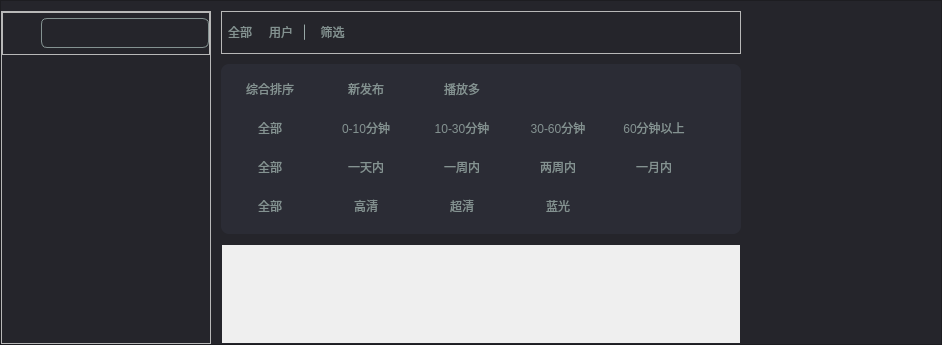
<?xml version="1.0" encoding="UTF-8"?>
<ui version="4.0">
 <class>ResultLists</class>
 <widget class="QWidget" name="ResultLists">
  <property name="geometry">
   <rect>
    <x>0</x>
    <y>0</y>
    <width>942</width>
    <height>345</height>
   </rect>
  </property>
  <property name="windowTitle">
   <string>Form</string>
  </property>
  <property name="styleSheet">
   <string notr="true"/>
  </property>
  <layout class="QVBoxLayout" name="verticalLayout_7">
   <property name="spacing">
    <number>0</number>
   </property>
   <property name="leftMargin">
    <number>0</number>
   </property>
   <property name="topMargin">
    <number>0</number>
   </property>
   <property name="rightMargin">
    <number>0</number>
   </property>
   <property name="bottomMargin">
    <number>0</number>
   </property>
   <item>
    <widget class="QFrame" name="frame_mask">
     <property name="styleSheet">
      <string notr="true">#frame_mask
{
background-color: rgb(37, 37, 43);
}</string>
     </property>
     <property name="frameShape">
      <enum>QFrame::StyledPanel</enum>
     </property>
     <property name="frameShadow">
      <enum>QFrame::Raised</enum>
     </property>
     <layout class="QVBoxLayout" name="verticalLayout_8">
      <property name="spacing">
       <number>10</number>
      </property>
      <property name="leftMargin">
       <number>0</number>
      </property>
      <property name="topMargin">
       <number>10</number>
      </property>
      <property name="rightMargin">
       <number>0</number>
      </property>
      <property name="bottomMargin">
       <number>0</number>
      </property>
      <item>
       <layout class="QHBoxLayout" name="horizontalLayout">
        <item>
         <widget class="QFrame" name="frame_left">
          <property name="minimumSize">
           <size>
            <width>210</width>
            <height>0</height>
           </size>
          </property>
          <property name="maximumSize">
           <size>
            <width>210</width>
            <height>16777215</height>
           </size>
          </property>
          <property name="frameShape">
           <enum>QFrame::StyledPanel</enum>
          </property>
          <property name="frameShadow">
           <enum>QFrame::Raised</enum>
          </property>
          <layout class="QVBoxLayout" name="verticalLayout_3">
           <property name="leftMargin">
            <number>0</number>
           </property>
           <property name="topMargin">
            <number>0</number>
           </property>
           <property name="rightMargin">
            <number>0</number>
           </property>
           <property name="bottomMargin">
            <number>0</number>
           </property>
           <item>
            <widget class="QFrame" name="frame_return">
             <property name="minimumSize">
              <size>
               <width>0</width>
               <height>43</height>
              </size>
             </property>
             <property name="maximumSize">
              <size>
               <width>16777215</width>
               <height>43</height>
              </size>
             </property>
             <property name="frameShape">
              <enum>QFrame::StyledPanel</enum>
             </property>
             <property name="frameShadow">
              <enum>QFrame::Raised</enum>
             </property>
             <layout class="QHBoxLayout" name="horizontalLayout_7">
              <property name="leftMargin">
               <number>0</number>
              </property>
              <property name="topMargin">
               <number>0</number>
              </property>
              <property name="rightMargin">
               <number>0</number>
              </property>
              <property name="bottomMargin">
               <number>0</number>
              </property>
              <item>
               <widget class="QPushButton" name="pushButton_return">
                <property name="minimumSize">
                 <size>
                  <width>32</width>
                  <height>32</height>
                 </size>
                </property>
                <property name="maximumSize">
                 <size>
                  <width>32</width>
                  <height>32</height>
                 </size>
                </property>
                <property name="styleSheet">
                 <string notr="true">QPushButton
{
border: none;
margin: 3px;
border-image: url(:/images/icon/back.png);
}
QPushButton:hover
{
border-image: url(:/images/icon/back_hover.png);
}</string>
                </property>
                <property name="text">
                 <string/>
                </property>
               </widget>
              </item>
              <item>
               <widget class="QLineEdit" name="lineEdit_find">
                <property name="minimumSize">
                 <size>
                  <width>0</width>
                  <height>30</height>
                 </size>
                </property>
                <property name="maximumSize">
                 <size>
                  <width>16777215</width>
                  <height>30</height>
                 </size>
                </property>
                <property name="styleSheet">
                 <string notr="true">QLineEdit
{
color: white;
border: 1px solid #849291;
border-radius: 6px;
background-color: transparent;
}

QLineEdit:hover
{
border: 1px solid #5ae1eb;
}

QLineEdit:focus
{
border: 1px solid #5ae1e;
}</string>
                </property>
               </widget>
              </item>
             </layout>
            </widget>
           </item>
           <item>
            <spacer name="verticalSpacer_2">
             <property name="orientation">
              <enum>Qt::Vertical</enum>
             </property>
             <property name="sizeHint" stdset="0">
              <size>
               <width>20</width>
               <height>541</height>
              </size>
             </property>
            </spacer>
           </item>
          </layout>
         </widget>
        </item>
        <item>
         <layout class="QVBoxLayout" name="verticalLayout_6">
          <property name="spacing">
           <number>10</number>
          </property>
          <item>
           <layout class="QVBoxLayout" name="verticalLayout">
            <item>
             <widget class="QFrame" name="frame_ctl">
              <property name="minimumSize">
               <size>
                <width>0</width>
                <height>43</height>
               </size>
              </property>
              <property name="maximumSize">
               <size>
                <width>16777215</width>
                <height>43</height>
               </size>
              </property>
              <property name="styleSheet">
               <string notr="true">QPushButton
{
font: 400 15px &quot;微软雅黑&quot;;
color: #849291;
border-radius:0px;
background-color: transparent;
}

QPushButton:checked
{
color: #5ae1eb;
}

QPushButton:hover
{
color: #5ae1eb;
}

#line
{
background-color:  #849291;
}</string>
              </property>
              <property name="frameShape">
               <enum>QFrame::StyledPanel</enum>
              </property>
              <property name="frameShadow">
               <enum>QFrame::Raised</enum>
              </property>
              <layout class="QHBoxLayout" name="horizontalLayout_5">
               <property name="spacing">
                <number>5</number>
               </property>
               <property name="leftMargin">
                <number>0</number>
               </property>
               <property name="topMargin">
                <number>0</number>
               </property>
               <property name="rightMargin">
                <number>0</number>
               </property>
               <property name="bottomMargin">
                <number>0</number>
               </property>
               <item>
                <widget class="QPushButton" name="pushButton_f_all">
                 <property name="minimumSize">
                  <size>
                   <width>36</width>
                   <height>32</height>
                  </size>
                 </property>
                 <property name="maximumSize">
                  <size>
                   <width>36</width>
                   <height>32</height>
                  </size>
                 </property>
                 <property name="text">
                  <string>全部</string>
                 </property>
                </widget>
               </item>
               <item>
                <widget class="QPushButton" name="pushButton_f_user">
                 <property name="minimumSize">
                  <size>
                   <width>36</width>
                   <height>32</height>
                  </size>
                 </property>
                 <property name="maximumSize">
                  <size>
                   <width>36</width>
                   <height>32</height>
                  </size>
                 </property>
                 <property name="text">
                  <string>用户</string>
                 </property>
                </widget>
               </item>
               <item>
                <widget class="Line" name="line">
                 <property name="minimumSize">
                  <size>
                   <width>1</width>
                   <height>16</height>
                  </size>
                 </property>
                 <property name="maximumSize">
                  <size>
                   <width>1</width>
                   <height>16</height>
                  </size>
                 </property>
                 <property name="orientation">
                  <enum>Qt::Vertical</enum>
                 </property>
                </widget>
               </item>
               <item>
                <widget class="QPushButton" name="pushButton_f_filter">
                 <property name="minimumSize">
                  <size>
                   <width>45</width>
                   <height>32</height>
                  </size>
                 </property>
                 <property name="maximumSize">
                  <size>
                   <width>45</width>
                   <height>32</height>
                  </size>
                 </property>
                 <property name="text">
                  <string>筛选</string>
                 </property>
                </widget>
               </item>
               <item>
                <spacer name="horizontalSpacer_5">
                 <property name="orientation">
                  <enum>Qt::Horizontal</enum>
                 </property>
                 <property name="sizeHint" stdset="0">
                  <size>
                   <width>571</width>
                   <height>20</height>
                  </size>
                 </property>
                </spacer>
               </item>
              </layout>
             </widget>
            </item>
            <item>
             <widget class="QFrame" name="frame_select">
              <property name="minimumSize">
               <size>
                <width>0</width>
                <height>170</height>
               </size>
              </property>
              <property name="maximumSize">
               <size>
                <width>16777215</width>
                <height>170</height>
               </size>
              </property>
              <property name="styleSheet">
               <string notr="true">#frame_select
{
border-radius: 8px;
background-color: rgb(43, 44, 53);
}

QPushButton
{
font: 400 14px &quot;微软雅黑&quot;;
color: #849291;
border-radius:14px;
background-color: rgba(50, 169, 244,0.0);
}

QPushButton:checked
{
color: #5ae1eb;
background-color: rgba(50, 169, 244,0.8);
}

QPushButton:hover
{
color: #5ae1eb;
background-color: rgba(50, 169, 244,0.6);
}</string>
              </property>
              <property name="frameShape">
               <enum>QFrame::StyledPanel</enum>
              </property>
              <property name="frameShadow">
               <enum>QFrame::Raised</enum>
              </property>
              <layout class="QVBoxLayout" name="verticalLayout_2">
               <property name="spacing">
                <number>5</number>
               </property>
               <property name="leftMargin">
                <number>5</number>
               </property>
               <property name="topMargin">
                <number>5</number>
               </property>
               <property name="rightMargin">
                <number>5</number>
               </property>
               <property name="bottomMargin">
                <number>5</number>
               </property>
               <item>
                <layout class="QHBoxLayout" name="horizontalLayout_2">
                 <property name="spacing">
                  <number>8</number>
                 </property>
                 <item>
                  <widget class="QPushButton" name="pushButton_type_zh">
                   <property name="minimumSize">
                    <size>
                     <width>88</width>
                     <height>28</height>
                    </size>
                   </property>
                   <property name="maximumSize">
                    <size>
                     <width>88</width>
                     <height>28</height>
                    </size>
                   </property>
                   <property name="text">
                    <string>综合排序</string>
                   </property>
                  </widget>
                 </item>
                 <item>
                  <widget class="QPushButton" name="pushButton_type_new">
                   <property name="minimumSize">
                    <size>
                     <width>88</width>
                     <height>28</height>
                    </size>
                   </property>
                   <property name="maximumSize">
                    <size>
                     <width>88</width>
                     <height>28</height>
                    </size>
                   </property>
                   <property name="text">
                    <string>新发布</string>
                   </property>
                  </widget>
                 </item>
                 <item>
                  <widget class="QPushButton" name="pushButton_type_most">
                   <property name="minimumSize">
                    <size>
                     <width>88</width>
                     <height>28</height>
                    </size>
                   </property>
                   <property name="maximumSize">
                    <size>
                     <width>88</width>
                     <height>28</height>
                    </size>
                   </property>
                   <property name="text">
                    <string>播放多</string>
                   </property>
                  </widget>
                 </item>
                 <item>
                  <spacer name="horizontalSpacer">
                   <property name="orientation">
                    <enum>Qt::Horizontal</enum>
                   </property>
                   <property name="sizeHint" stdset="0">
                    <size>
                     <width>40</width>
                     <height>20</height>
                    </size>
                   </property>
                  </spacer>
                 </item>
                </layout>
               </item>
               <item>
                <layout class="QHBoxLayout" name="horizontalLayout_3">
                 <property name="spacing">
                  <number>8</number>
                 </property>
                 <item>
                  <widget class="QPushButton" name="pushButton_time_all">
                   <property name="minimumSize">
                    <size>
                     <width>88</width>
                     <height>28</height>
                    </size>
                   </property>
                   <property name="maximumSize">
                    <size>
                     <width>88</width>
                     <height>28</height>
                    </size>
                   </property>
                   <property name="text">
                    <string>全部</string>
                   </property>
                  </widget>
                 </item>
                 <item>
                  <widget class="QPushButton" name="pushButton_time_ten">
                   <property name="minimumSize">
                    <size>
                     <width>88</width>
                     <height>28</height>
                    </size>
                   </property>
                   <property name="maximumSize">
                    <size>
                     <width>88</width>
                     <height>28</height>
                    </size>
                   </property>
                   <property name="text">
                    <string>0-10分钟</string>
                   </property>
                  </widget>
                 </item>
                 <item>
                  <widget class="QPushButton" name="pushButton_time_thirty">
                   <property name="minimumSize">
                    <size>
                     <width>88</width>
                     <height>28</height>
                    </size>
                   </property>
                   <property name="maximumSize">
                    <size>
                     <width>88</width>
                     <height>28</height>
                    </size>
                   </property>
                   <property name="text">
                    <string>10-30分钟</string>
                   </property>
                  </widget>
                 </item>
                 <item>
                  <widget class="QPushButton" name="pushButton_time_sixty">
                   <property name="minimumSize">
                    <size>
                     <width>88</width>
                     <height>28</height>
                    </size>
                   </property>
                   <property name="maximumSize">
                    <size>
                     <width>88</width>
                     <height>28</height>
                    </size>
                   </property>
                   <property name="text">
                    <string>30-60分钟</string>
                   </property>
                  </widget>
                 </item>
                 <item>
                  <widget class="QPushButton" name="pushButton_time_more">
                   <property name="minimumSize">
                    <size>
                     <width>88</width>
                     <height>28</height>
                    </size>
                   </property>
                   <property name="maximumSize">
                    <size>
                     <width>88</width>
                     <height>28</height>
                    </size>
                   </property>
                   <property name="text">
                    <string>60分钟以上</string>
                   </property>
                  </widget>
                 </item>
                 <item>
                  <spacer name="horizontalSpacer_2">
                   <property name="orientation">
                    <enum>Qt::Horizontal</enum>
                   </property>
                   <property name="sizeHint" stdset="0">
                    <size>
                     <width>40</width>
                     <height>20</height>
                    </size>
                   </property>
                  </spacer>
                 </item>
                </layout>
               </item>
               <item>
                <layout class="QHBoxLayout" name="horizontalLayout_4">
                 <property name="spacing">
                  <number>8</number>
                 </property>
                 <item>
                  <widget class="QPushButton" name="pushButton_day_all">
                   <property name="minimumSize">
                    <size>
                     <width>88</width>
                     <height>28</height>
                    </size>
                   </property>
                   <property name="maximumSize">
                    <size>
                     <width>88</width>
                     <height>28</height>
                    </size>
                   </property>
                   <property name="text">
                    <string>全部</string>
                   </property>
                  </widget>
                 </item>
                 <item>
                  <widget class="QPushButton" name="pushButton_day_one">
                   <property name="minimumSize">
                    <size>
                     <width>88</width>
                     <height>28</height>
                    </size>
                   </property>
                   <property name="maximumSize">
                    <size>
                     <width>88</width>
                     <height>28</height>
                    </size>
                   </property>
                   <property name="text">
                    <string>一天内</string>
                   </property>
                  </widget>
                 </item>
                 <item>
                  <widget class="QPushButton" name="pushButton_day_week">
                   <property name="minimumSize">
                    <size>
                     <width>88</width>
                     <height>28</height>
                    </size>
                   </property>
                   <property name="maximumSize">
                    <size>
                     <width>88</width>
                     <height>28</height>
                    </size>
                   </property>
                   <property name="text">
                    <string>一周内</string>
                   </property>
                  </widget>
                 </item>
                 <item>
                  <widget class="QPushButton" name="pushButton_day_week_two">
                   <property name="minimumSize">
                    <size>
                     <width>88</width>
                     <height>28</height>
                    </size>
                   </property>
                   <property name="maximumSize">
                    <size>
                     <width>88</width>
                     <height>28</height>
                    </size>
                   </property>
                   <property name="text">
                    <string>两周内</string>
                   </property>
                  </widget>
                 </item>
                 <item>
                  <widget class="QPushButton" name="pushButton_day_month">
                   <property name="minimumSize">
                    <size>
                     <width>88</width>
                     <height>28</height>
                    </size>
                   </property>
                   <property name="maximumSize">
                    <size>
                     <width>88</width>
                     <height>28</height>
                    </size>
                   </property>
                   <property name="text">
                    <string>一月内</string>
                   </property>
                  </widget>
                 </item>
                 <item>
                  <spacer name="horizontalSpacer_3">
                   <property name="orientation">
                    <enum>Qt::Horizontal</enum>
                   </property>
                   <property name="sizeHint" stdset="0">
                    <size>
                     <width>40</width>
                     <height>20</height>
                    </size>
                   </property>
                  </spacer>
                 </item>
                </layout>
               </item>
               <item>
                <layout class="QHBoxLayout" name="horizontalLayout_6">
                 <property name="spacing">
                  <number>8</number>
                 </property>
                 <item>
                  <widget class="QPushButton" name="pushButton_clarity_all">
                   <property name="minimumSize">
                    <size>
                     <width>88</width>
                     <height>28</height>
                    </size>
                   </property>
                   <property name="maximumSize">
                    <size>
                     <width>88</width>
                     <height>28</height>
                    </size>
                   </property>
                   <property name="text">
                    <string>全部</string>
                   </property>
                  </widget>
                 </item>
                 <item>
                  <widget class="QPushButton" name="pushButton_clarity_hight">
                   <property name="minimumSize">
                    <size>
                     <width>88</width>
                     <height>28</height>
                    </size>
                   </property>
                   <property name="maximumSize">
                    <size>
                     <width>88</width>
                     <height>28</height>
                    </size>
                   </property>
                   <property name="text">
                    <string>高清</string>
                   </property>
                  </widget>
                 </item>
                 <item>
                  <widget class="QPushButton" name="pushButton_clarity_moreHight">
                   <property name="minimumSize">
                    <size>
                     <width>88</width>
                     <height>28</height>
                    </size>
                   </property>
                   <property name="maximumSize">
                    <size>
                     <width>88</width>
                     <height>28</height>
                    </size>
                   </property>
                   <property name="text">
                    <string>超清</string>
                   </property>
                  </widget>
                 </item>
                 <item>
                  <widget class="QPushButton" name="pushButton_clarity_bluehight">
                   <property name="minimumSize">
                    <size>
                     <width>88</width>
                     <height>28</height>
                    </size>
                   </property>
                   <property name="maximumSize">
                    <size>
                     <width>88</width>
                     <height>28</height>
                    </size>
                   </property>
                   <property name="text">
                    <string>蓝光</string>
                   </property>
                  </widget>
                 </item>
                 <item>
                  <spacer name="horizontalSpacer_4">
                   <property name="orientation">
                    <enum>Qt::Horizontal</enum>
                   </property>
                   <property name="sizeHint" stdset="0">
                    <size>
                     <width>40</width>
                     <height>20</height>
                    </size>
                   </property>
                  </spacer>
                 </item>
                </layout>
               </item>
              </layout>
             </widget>
            </item>
           </layout>
          </item>
          <item>
           <widget class="QStackedWidget" name="stackedWidget_switch">
            <property name="styleSheet">
             <string notr="true"/>
            </property>
            <property name="currentIndex">
             <number>1</number>
            </property>
            <widget class="QWidget" name="page_allresults">
             <layout class="QVBoxLayout" name="verticalLayout_4">
              <property name="spacing">
               <number>0</number>
              </property>
              <property name="leftMargin">
               <number>0</number>
              </property>
              <property name="topMargin">
               <number>0</number>
              </property>
              <property name="rightMargin">
               <number>0</number>
              </property>
              <property name="bottomMargin">
               <number>0</number>
              </property>
              <item>
               <widget class="QScrollArea" name="scrollArea_result">
                <property name="styleSheet">
                 <string notr="true">#scrollArea_result
{
background-color: transparent;
}</string>
                </property>
                <property name="widgetResizable">
                 <bool>true</bool>
                </property>
                <widget class="QWidget" name="scrollArea_fall">
                 <property name="geometry">
                  <rect>
                   <x>0</x>
                   <y>0</y>
                   <width>98</width>
                   <height>28</height>
                  </rect>
                 </property>
                 <layout class="QVBoxLayout" name="verLayout_all">
                  <property name="spacing">
                   <number>0</number>
                  </property>
                  <property name="leftMargin">
                   <number>0</number>
                  </property>
                  <property name="topMargin">
                   <number>0</number>
                  </property>
                  <property name="rightMargin">
                   <number>0</number>
                  </property>
                  <property name="bottomMargin">
                   <number>0</number>
                  </property>
                 </layout>
                </widget>
               </widget>
              </item>
             </layout>
            </widget>
            <widget class="QWidget" name="page_users">
             <layout class="QVBoxLayout" name="verticalLayout_5">
              <property name="spacing">
               <number>0</number>
              </property>
              <property name="leftMargin">
               <number>0</number>
              </property>
              <property name="topMargin">
               <number>0</number>
              </property>
              <property name="rightMargin">
               <number>0</number>
              </property>
              <property name="bottomMargin">
               <number>0</number>
              </property>
              <item>
               <widget class="QScrollArea" name="scrollArea_user">
                <property name="styleSheet">
                 <string notr="true">#scrollArea_user
{
background-color: transparent;
}</string>
                </property>
                <property name="widgetResizable">
                 <bool>true</bool>
                </property>
                <widget class="QWidget" name="scrollArea_fuser">
                 <property name="geometry">
                  <rect>
                   <x>0</x>
                   <y>0</y>
                   <width>512</width>
                   <height>96</height>
                  </rect>
                 </property>
                 <property name="styleSheet">
                  <string notr="true"/>
                 </property>
                 <layout class="QVBoxLayout" name="verLayout_user">
                  <property name="spacing">
                   <number>0</number>
                  </property>
                  <property name="leftMargin">
                   <number>0</number>
                  </property>
                  <property name="topMargin">
                   <number>0</number>
                  </property>
                  <property name="rightMargin">
                   <number>0</number>
                  </property>
                  <property name="bottomMargin">
                   <number>0</number>
                  </property>
                 </layout>
                </widget>
               </widget>
              </item>
             </layout>
            </widget>
            <widget class="QWidget" name="page_blank">
             <layout class="QVBoxLayout" name="verticalLayout_9">
              <item>
               <spacer name="verticalSpacer">
                <property name="orientation">
                 <enum>Qt::Vertical</enum>
                </property>
                <property name="sizeHint" stdset="0">
                 <size>
                  <width>20</width>
                  <height>170</height>
                 </size>
                </property>
               </spacer>
              </item>
              <item>
               <layout class="QHBoxLayout" name="horizontalLayout_8">
                <item>
                 <spacer name="horizontalSpacer_7">
                  <property name="orientation">
                   <enum>Qt::Horizontal</enum>
                  </property>
                  <property name="sizeHint" stdset="0">
                   <size>
                    <width>40</width>
                    <height>20</height>
                   </size>
                  </property>
                 </spacer>
                </item>
                <item>
                 <widget class="QPushButton" name="pushButton_blank">
                  <property name="minimumSize">
                   <size>
                    <width>150</width>
                    <height>50</height>
                   </size>
                  </property>
                  <property name="styleSheet">
                   <string notr="true">QPushButton
{
border: none;
color: white;
font: 400 16px &quot;微软雅黑&quot;;
}</string>
                  </property>
                  <property name="text">
                   <string>没有找到您想要的资源~</string>
                  </property>
                 </widget>
                </item>
                <item>
                 <spacer name="horizontalSpacer_8">
                  <property name="orientation">
                   <enum>Qt::Horizontal</enum>
                  </property>
                  <property name="sizeHint" stdset="0">
                   <size>
                    <width>40</width>
                    <height>20</height>
                   </size>
                  </property>
                 </spacer>
                </item>
               </layout>
              </item>
              <item>
               <spacer name="verticalSpacer_3">
                <property name="orientation">
                 <enum>Qt::Vertical</enum>
                </property>
                <property name="sizeHint" stdset="0">
                 <size>
                  <width>20</width>
                  <height>169</height>
                 </size>
                </property>
               </spacer>
              </item>
             </layout>
            </widget>
           </widget>
          </item>
         </layout>
        </item>
        <item>
         <spacer name="horizontalSpacer_6">
          <property name="orientation">
           <enum>Qt::Horizontal</enum>
          </property>
          <property name="sizeType">
           <enum>QSizePolicy::Fixed</enum>
          </property>
          <property name="sizeHint" stdset="0">
           <size>
            <width>200</width>
            <height>20</height>
           </size>
          </property>
         </spacer>
        </item>
       </layout>
      </item>
     </layout>
    </widget>
   </item>
  </layout>
 </widget>
 <resources/>
 <connections/>
</ui>
